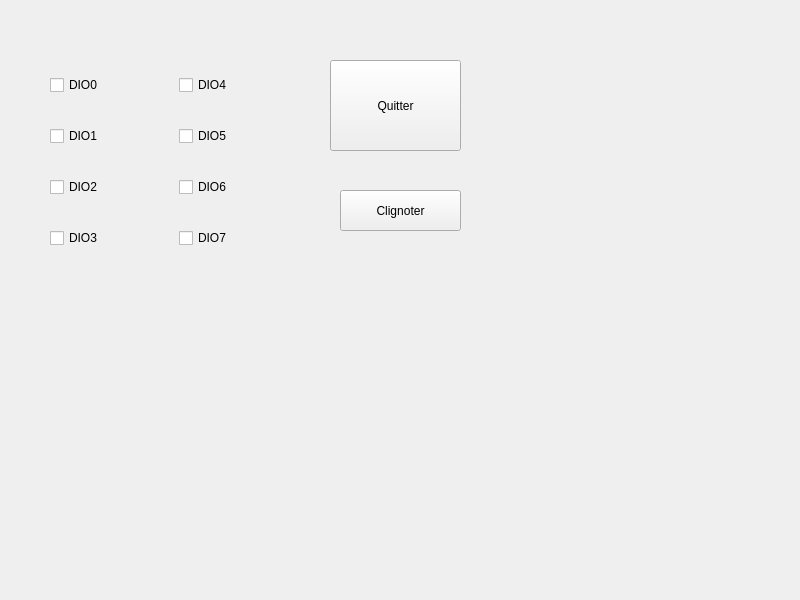
<?xml version="1.0" encoding="UTF-8"?>
<ui version="4.0">
 <class>WidgetUSB202</class>
 <widget class="QWidget" name="WidgetUSB202">
  <property name="geometry">
   <rect>
    <x>0</x>
    <y>0</y>
    <width>800</width>
    <height>600</height>
   </rect>
  </property>
  <property name="windowTitle">
   <string>WidgetUSB202</string>
  </property>
  <widget class="QPushButton" name="pushButton">
   <property name="geometry">
    <rect>
     <x>330</x>
     <y>60</y>
     <width>131</width>
     <height>91</height>
    </rect>
   </property>
   <property name="text">
    <string>Quitter</string>
   </property>
  </widget>
  <widget class="QPushButton" name="pushButtonClignoter">
   <property name="geometry">
    <rect>
     <x>340</x>
     <y>190</y>
     <width>121</width>
     <height>41</height>
    </rect>
   </property>
   <property name="text">
    <string>Clignoter</string>
   </property>
  </widget>
  <widget class="QWidget" name="">
   <property name="geometry">
    <rect>
     <x>50</x>
     <y>50</y>
     <width>251</width>
     <height>224</height>
    </rect>
   </property>
   <layout class="QHBoxLayout" name="horizontalLayout">
    <item>
     <layout class="QVBoxLayout" name="verticalLayout_2">
      <item>
       <widget class="QCheckBox" name="checkBoxDIO0">
        <property name="text">
         <string>DIO0</string>
        </property>
       </widget>
      </item>
      <item>
       <widget class="QCheckBox" name="checkBoxDIO1">
        <property name="text">
         <string>DIO1</string>
        </property>
       </widget>
      </item>
      <item>
       <widget class="QCheckBox" name="checkBoxDIO2">
        <property name="text">
         <string>DIO2</string>
        </property>
       </widget>
      </item>
      <item>
       <widget class="QCheckBox" name="checkBoxDIO3">
        <property name="text">
         <string>DIO3</string>
        </property>
       </widget>
      </item>
     </layout>
    </item>
    <item>
     <layout class="QVBoxLayout" name="verticalLayout">
      <item>
       <widget class="QCheckBox" name="checkBoxDIO4">
        <property name="text">
         <string>DIO4</string>
        </property>
       </widget>
      </item>
      <item>
       <widget class="QCheckBox" name="checkBoxDIO5">
        <property name="text">
         <string>DIO5</string>
        </property>
       </widget>
      </item>
      <item>
       <widget class="QCheckBox" name="checkBoxDIO6">
        <property name="text">
         <string>DIO6</string>
        </property>
       </widget>
      </item>
      <item>
       <widget class="QCheckBox" name="checkBoxDIO7">
        <property name="text">
         <string>DIO7</string>
        </property>
       </widget>
      </item>
     </layout>
    </item>
   </layout>
  </widget>
 </widget>
 <resources/>
 <connections>
  <connection>
   <sender>pushButton</sender>
   <signal>clicked()</signal>
   <receiver>WidgetUSB202</receiver>
   <slot>close()</slot>
   <hints>
    <hint type="sourcelabel">
     <x>417</x>
     <y>157</y>
    </hint>
    <hint type="destinationlabel">
     <x>425</x>
     <y>228</y>
    </hint>
   </hints>
  </connection>
 </connections>
</ui>
